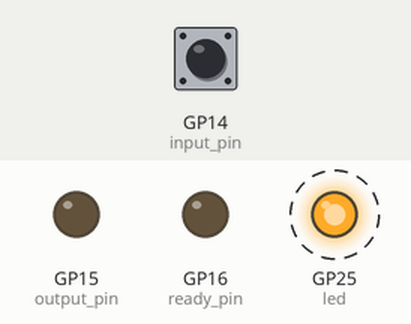
This program was run on a simulated Raspberry Pi Pico running CircuitPython. Shown: output pins drawn as LEDs (lit = HIGH). Dashed ring = blinking. Inputs (shaded band) come from the test bench; at power-on: GP14 (input_pin) LOW.

Above: at 1.2 s.
1.3 s: GP14 (input_pin) pulled HIGH for 1 s
At 4.0 s:
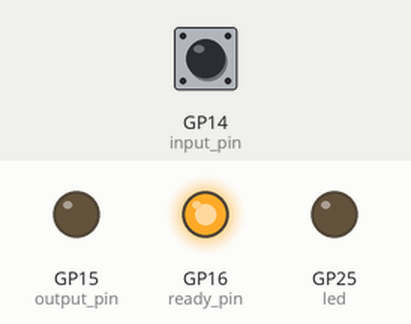
4.8 s: GP14 (input_pin) pulled HIGH for 0.15 s
At 11.4 s:
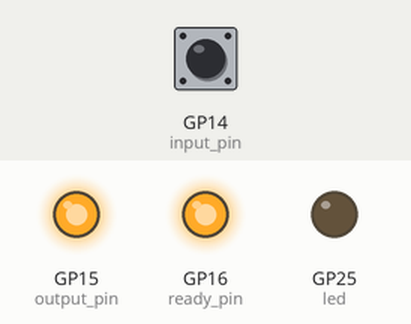
Timing chart, 0 to 13.3 s (numbered marks = the images above; inputs shaded):
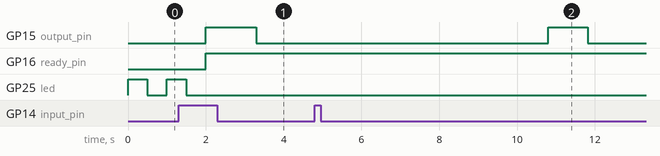

Measured:
- after the input at 1.3 s, GP15 (output_pin): LOW → HIGH after 0.70 s, → LOW 1.3 s later
- after the input at 4.8 s, GP15 (output_pin): LOW → HIGH after 6.0 s, → LOW 1.0 s later

The program:

main.py
```python
import time
import board
import digitalio
import array

ARRAY_SIZE = 1000
MALLOC_AMT = 800
FIB_SIZE = 800
INPUT_PIN = board.GP14
OUTPUT_PIN = board.GP15
READY_PIN = board.GP16

def is_sorted(arr, n):
    for i in range(n - 1):
        if arr[i] > arr[i + 1]:
            return False
    return True

# Set the LED to be an output
led = digitalio.DigitalInOut(board.LED)
led.direction = digitalio.Direction.OUTPUT

# Set the input pin
input_pin = digitalio.DigitalInOut(INPUT_PIN)
input_pin.direction = digitalio.Direction.INPUT
input_pin.pull = digitalio.Pull.DOWN

# Set the output pin
output_pin = digitalio.DigitalInOut(OUTPUT_PIN)
output_pin.direction = digitalio.Direction.OUTPUT
output_pin.value = False

# Set ready pin
ready_pin = digitalio.DigitalInOut(READY_PIN)
ready_pin.direction = digitalio.Direction.OUTPUT
ready_pin.value = False

#############################################################################################################
####################################### CODE FOR TESTING STARTS HERE ########################################
#############################################################################################################

while True:

    # create a reversed array for the bubble sort test, which is the worst case
    numbers = array.array('i', [ARRAY_SIZE - i for i in range(ARRAY_SIZE)])

    # allocate array for fibonacci test
    fib = [0.0] * FIB_SIZE
    fib[0] = 0.0001
    fib[1] = 1.0001

    # indicate setup complete
    for i in range(2):
        led.value = True
        time.sleep(0.5)
        led.value = False
        time.sleep(0.5)

    # indicate ready for tests
    ready_pin.value = True
    output_pin.value = False

    #################### GPIO SPEED TEST ####################################################################

    while not input_pin.value: # wait for continue pin to go HI
        pass
    output_pin.value = True    # indicate test complete
    while input_pin.value:     # wait for continue pin to go LOW
        pass
    time.sleep(1)
    output_pin.value = False   # indicate ready for next test

    #################### BUBBLE SORT PROCESSING TEST ########################################################

    while not input_pin.value: # wait for continue pin to go HI
        pass

    #led.value = True

    for i in range(ARRAY_SIZE): # compute bubble sort
        for j in range(ARRAY_SIZE - i - 1):
            if numbers[j] > numbers[j + 1]:
                numbers[j], numbers[j + 1] = numbers[j + 1], numbers[j]

    #led.value = False

    output_pin.value = True # indicate test complete

    # check if array is properly sorted
    if not is_sorted(numbers, ARRAY_SIZE):
        while True:  # halt program if improperly sorted
            led.value = not led.value
            time.sleep(0.1)

    while input_pin.value:   # wait for continue pin to go LOW
        pass
    time.sleep(1)
    output_pin.value = False # indicate ready for next test

    #################### HEAP ALLOC MEMORY TEST #############################################################

    while not input_pin.value: # wait for continue pin to go HI
        pass

    #led.value = True

    for _ in range(MALLOC_AMT):
        lst = [i for i in range(128)]   # simulate memory allocation
        del lst

    #led.value = False

    output_pin.value = True  # indicate test complete
    while input_pin.value:   # wait for continue pin to go LOW
        pass
    time.sleep(1)
    output_pin.value = False # indicate ready for next test

    #################### FIBONACCI PERFORMANCE TEST #########################################################

    while not input_pin.value: # wait for continue pin to go HI
        pass

    #led.value = True

    for i in range(2, FIB_SIZE):
        fib[i] = fib[i - 1] + fib[i - 2]

    #led.value = False

    output_pin.value = True  # indicate test complete
    while input_pin.value:   # wait for continue pin to go LOW
        pass
    time.sleep(1)
    output_pin.value = False # indicate ready for next test

    # Indicate testing complete
    ready_pin.value = False

    # attempt to keep the interpreter from optimizing out the fib code
    st = ""
    for i in fib:
        st += str(i)
    print(st)

    for _ in range(5):
        led.value = True
        time.sleep(0.1)
        led.value = False
        time.sleep(0.1)

    time.sleep(1)

#############################################################################################################
######################################## CODE FOR TESTING ENDS HERE #########################################
#############################################################################################################
```
